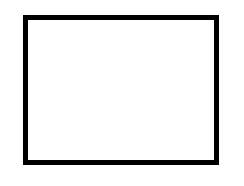
#> input picture test.jpg, 244 x 186 px
$ python 'test·.py'
#> lines starting #> are read from the running program, lines starting #| are printed output that depends on the picture; after the words box and inside, x2 and y2 are one past the last pixel; in counts of white or black regions, pixels touching at a corner belong together
import cv2 as cv
import matplotlib.pyplot as plt
import numpy

img = cv.imread("test.jpg")
#> img is the input picture: shape (186, 244, 3); min 0, max 255, mean 236
gray = cv.cvtColor(img,cv.COLOR_BGR2GRAY)
ret ,thresh = cv.threshold(gray,120,255,cv.THRESH_BINARY)
#> thresh: shape (186, 244); 92.6% white; 1 black region

plt.imshow(thresh,cmap=plt.cm.gray)
plt.show()

contours,hierarchy =cv.findContours(thresh,cv.RETR_TREE,cv.CHAIN_APPROX_NONE)
#> contours = 3 contours; box (x1, y1, x2, y2) and area: (0, 0, 244, 186) 44955, (22, 14, 220, 166) 29745, (28, 20, 214, 160) 25715
draw_img = img.copy()
res = cv.drawContours(draw_img,contours,2,(255,0,0),1)

plt.imshow(res[:,:,::-1])
plt.show()
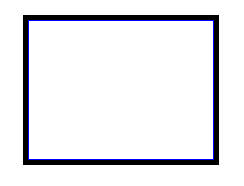
#> shown: shape (186, 244, 3); mean R, G, B 232.4, 232.4, 236

$ run again, with chess.jpg copied over test.jpg
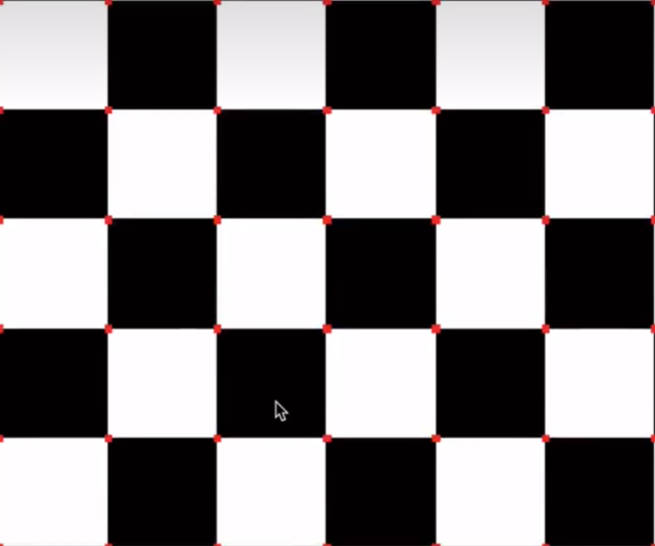
#> input picture chess.jpg, 655 x 546 px
#> img is the input picture: shape (546, 655, 3); mean B, G, R 125.8, 124.4, 127.2
#> `ret ,thresh = cv.threshold(gray,120,255,cv.THRESH_BINARY)`:
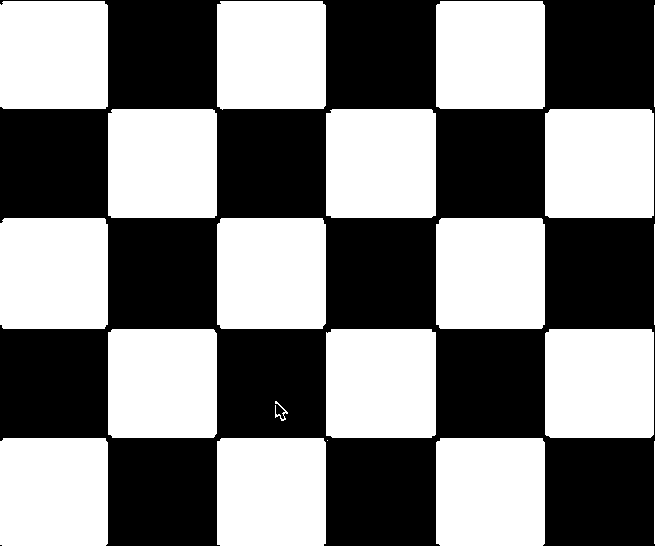
#> thresh: shape (546, 655); 49.8% white; 20 white regions (1 under 20 px)
#> contours = 20 contours, 4 with area under 20; largest, box (x1, y1, x2, y2) and area: (217, 218, 326, 329) 11829, (436, 218, 545, 329) 11828, (0, 218, 108, 329) 11728, (326, 329, 436, 438) 11727, (326, 109, 436, 218) 11725
#> `plt.show()`:
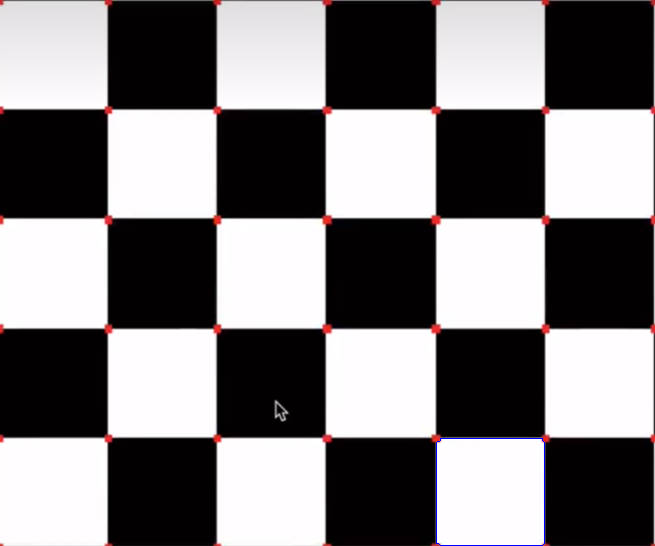
#> shown: shape (546, 655, 3); mean R, G, B 127, 124.2, 125.9
